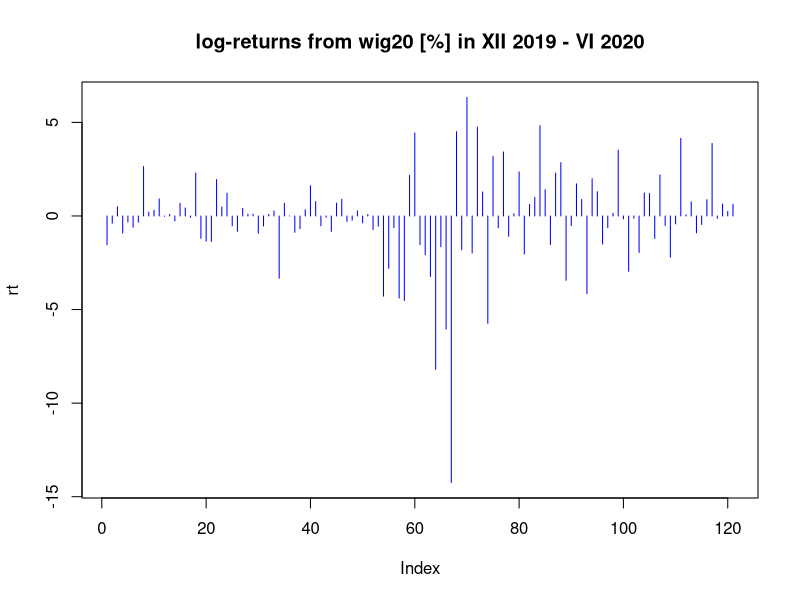
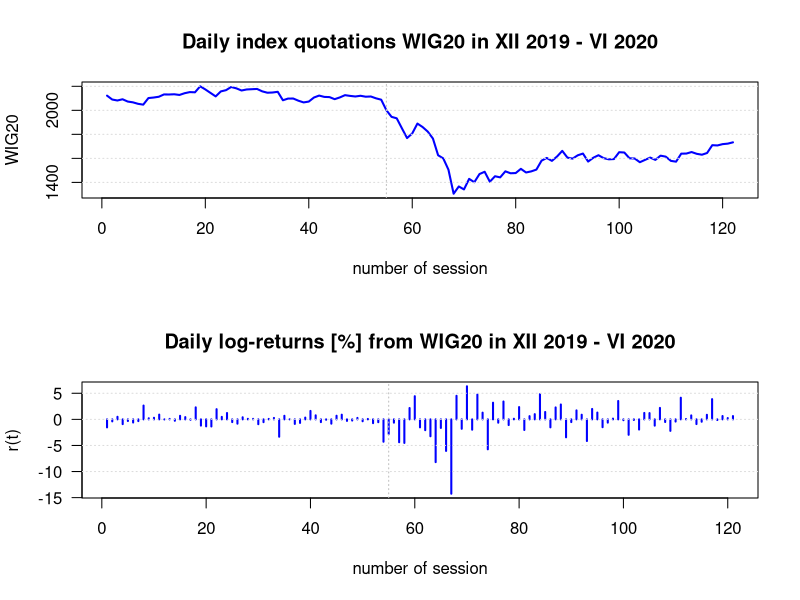
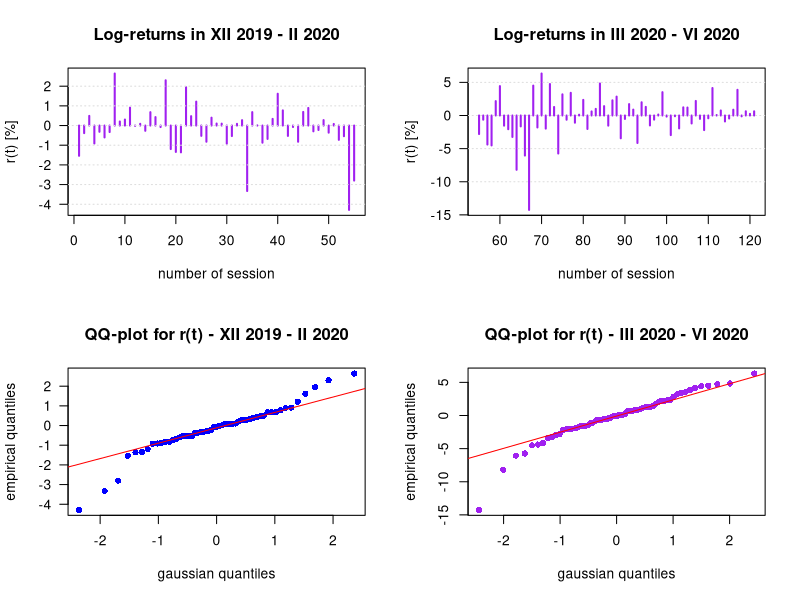
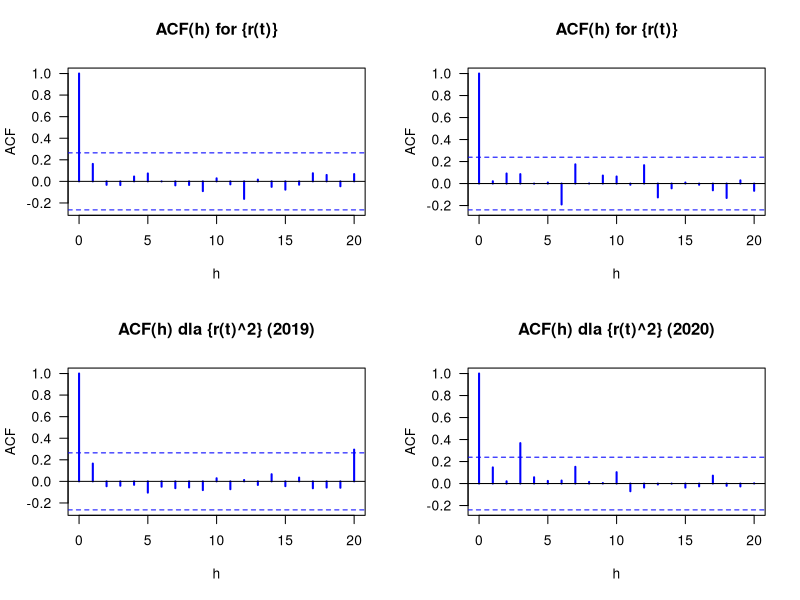
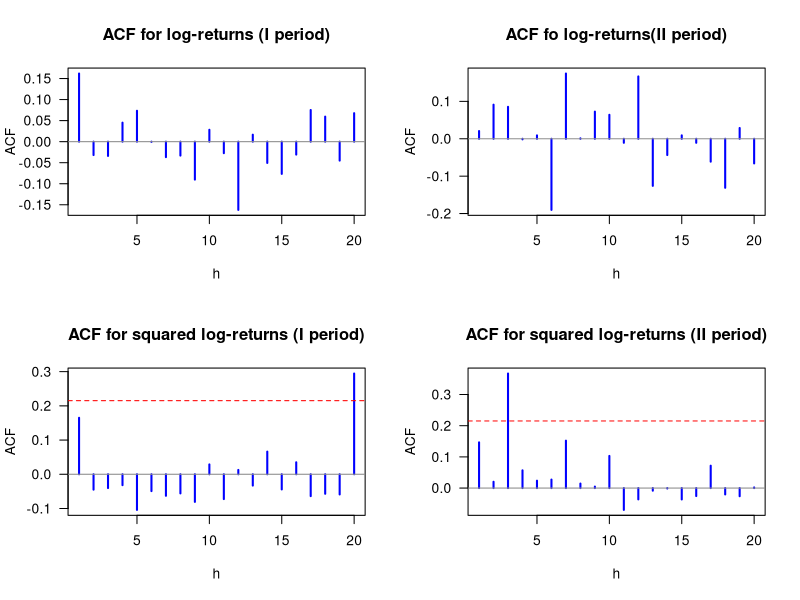

Recreate these plots in R, in order.
##### Log-returns analysis from wig20 index

#### 1. Data preprocessing

data <- read.csv("wig20_d.csv")   ## source: stooq

head(data) 

xt <- data[,5] # vector of close price
rt <- 100*diff(log(xt))  ## log-returns multiply by 100 in %

plot(rt,type="h",col="blue",main="log-returns from wig20 [%] in XII 2019 - VI 2020")

length(xt)

### Visualization 

par(mfrow=c(2,1)) #to have 2 plots in one

plot(xt,type="l",col="blue",lwd=2,xlab="number of session",ylab="WIG20",main="Daily index quotations WIG20 in XII 2019 - VI 2020")
abline(h=c(1400,1600,1800,2000,2200),col="gainsboro",lty=3)
abline(v=55,col="gray",lty=3)

plot(rt,type="h",col="blue",lwd=2,xlab="number of session",ylab="r(t)",main="Daily log-returns [%] from WIG20 in XII 2019 - VI 2020",las=1)
abline(h=c(-10,-5,0,5),col="gainsboro",lty=3)
abline(v=55,col="gray",lty=3) 

### Until coronovirus became to Poland index WIG20 was quite calm,
### after when its happened we can observe large fluctuations.
### That deny the classic random Gaussian sample.

### Now let's look on this index in two defferent periods.

### Division on two time series (XII 2019 - II 2020; III 2020 - VI 2020) and another observations

rt1 <- rt[1:55]
rt2 <- rt[55:121]

par(mfrow=c(2,2))

plot(rt1,type="h",col="purple",lwd=2,xlab="number of session",ylab="r(t) [%]",main="Log-returns in XII 2019 - II 2020",las=1)
abline(h=c(-4,-3,-2,-1,0,1,2),col="gainsboro",lty=3)

plot(55:121,rt2,type="h",col="purple",lwd=2,xlab="number of session",ylab="r(t) [%]",main="Log-returns in III 2020 - VI 2020",las=1)
abline(h=c(-10,-5,0,5),col="gainsboro",lty=3)

# As we can see difference is huge, only need to look on r(t) scale on both plots

# Assumption of independence and Gaussian log-returns of stocks is a key postulate 
# for dynamics describing the process of {St} price for certain instrument.

# We can diagnoze it by qqplot or normality tests.

## QQ-plot

qqnorm(rt1,pch=16,col="blue",xlab="gaussian quantiles",ylab="empirical quantiles",main="QQ-plot for r(t) - XII 2019 - II 2020",las=1)
qqline(rt1,col="red")

qqnorm(rt2,pch=16,col="purple",xlab="gaussian quantiles",ylab="empirical quantiles",main="QQ-plot for r(t) - III 2020 - VI 2020")
qqline(rt2,col="red")

## Descriptive statistics

library(tseries)
library(e1071)

summary(rt)
summary(rt1)
summary(rt2)

sd(rt)
sd(rt1)
sd(rt2)

skewness(rt)
skewness(rt1)
skewness(rt2)

kurtosis(rt)  
kurtosis(rt1)
kurtosis(rt2)



### Statistical tests for normality (Lillieforce'a, Shapiro-Wilka, Jarque-Bera).

library(nortest)
library(fGarch)

lillie.test(rt1)
lillie.test(rt2)

shapiro.test(rt1)
shapiro.test(rt2)

jarque.bera.test(rt1)
jarque.bera.test(rt2)

## Shapiro and jarque-bera test definitely reject normality of sample (p-value is very small),
## lillie test weakly reject normality, it's depend of significance level.

### Generalized Error Distribution Parameter Estimation

rt1ged <- gedFit(rt1) #Function to fit the parameters of the generalized error distribution.
rt1ged$par

rt2ged <- gedFit(rt2) #Function to fit the parameters of the generalized error distribution.
rt2ged$par

# nu - shape parameter

### Autocorrelation; nonlinear effects type (G)ARCH

aacfrt1 <- acf(rt1,lag.max=20,col="blue",lwd=2,type="correlation",xlab="h",main="ACF(h) for {r(t)}",las=1)
aacfrt2 <- acf(rt2,lag.max=20,col="blue",lwd=2,type="correlation",xlab="h",main="ACF(h) for {r(t)}",las=1)

aacfrt1sq <- acf((rt1)^2,lag.max=20,col="blue",lwd=2,type="correlation",xlab="h",main="ACF(h) dla {r(t)^2} (2019)",las=1)
aacfrt2sq <- acf((rt2)^2,lag.max=20,col="blue",lwd=2,type="correlation",xlab="h",main="ACF(h) dla {r(t)^2} (2020)",las=1)

## Dotted lines set area for " white noise",
## it's mean when value of ACF is higher than this area, then it's a white noise


## Take ACF(h) for h>0 and better visualizations ACF without ACF(0)=1 for better scaling
ACFrt1 <- aacfrt1$acf[-1]
ACFrt2 <- aacfrt2$acf[-1]

ACFrt1sq <- aacfrt1sq$acf[-1]
ACFrt2sq <- aacfrt2sq$acf[-1]


par(mfrow=c(2,2))

plot(ACFrt1,type="h",col="blue",lwd=2,xlab="h",ylab="ACF",main="ACF for log-returns (I period)",las=1)
abline(h=0,col="gray55",lty=1)
abline(h=c(-1.96/sqrt(83),1.96/sqrt(83)),col="red",lty=2)

plot(ACFrt2,type="h",col="blue",lwd=2,xlab="h",ylab="ACF",main="ACF fo log-returns(II period)",las=1)
abline(h=0,col="gray55",lty=1)
abline(h=c(-1.96/sqrt(83),1.96/sqrt(83)),col="red",lty=2)

plot(ACFrt1sq,type="h",col="blue",lwd=2,xlab="h",ylab="ACF",main="ACF for squared log-returns (I period)",las=1)
abline(h=0,col="gray55",lty=1)
abline(h=c(-1.96/sqrt(83),1.96/sqrt(83)),col="red",lty=2)

plot(ACFrt2sq,type="h",col="blue",lwd=2,xlab="h",ylab="ACF",main="ACF for squared log-returns (II period)",las=1)
abline(h=0,col="gray55",lty=1)
abline(h=c(-1.96/sqrt(83),1.96/sqrt(83)),col="red",lty=2)

## As we can see, it's look "white noisy".

### Let's use tests Ljunga-Boxa and Engle'a for check total significance of correlation coefficients

Box.test(rt1,lag=10,type = "Ljung-Box",fitdf=0)

Box.test(rt1^2,lag=10,type = "Ljung-Box",fitdf=0)

Box.test(rt2,lag=10,type = "Ljung-Box",fitdf=0)

Box.test(rt2^2,lag=10,type = "Ljung-Box",fitdf=0)

#For each tests p-value is large, so we can say that the residuals are independent

# End of the first part
